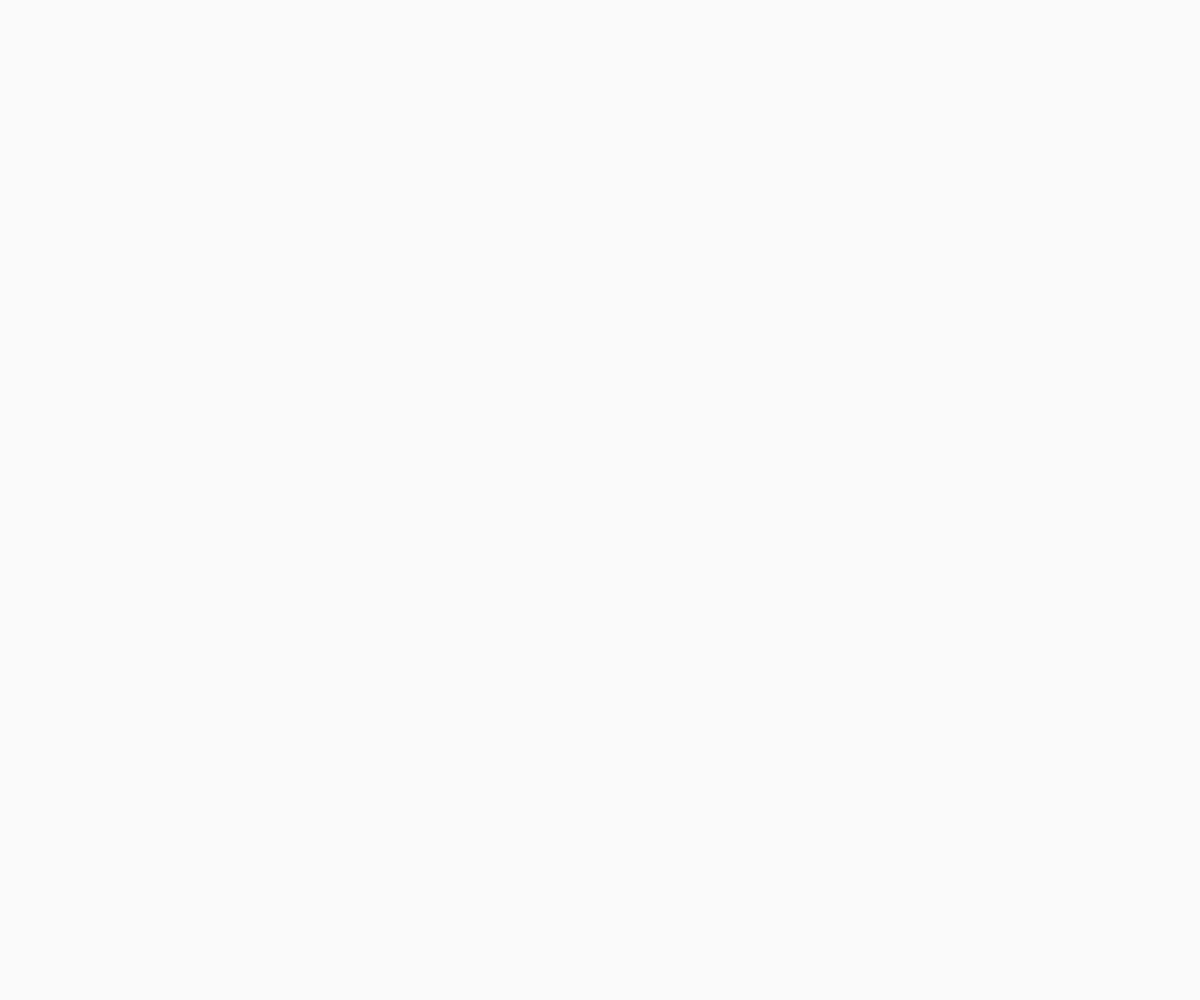
Frame 1 (no input)
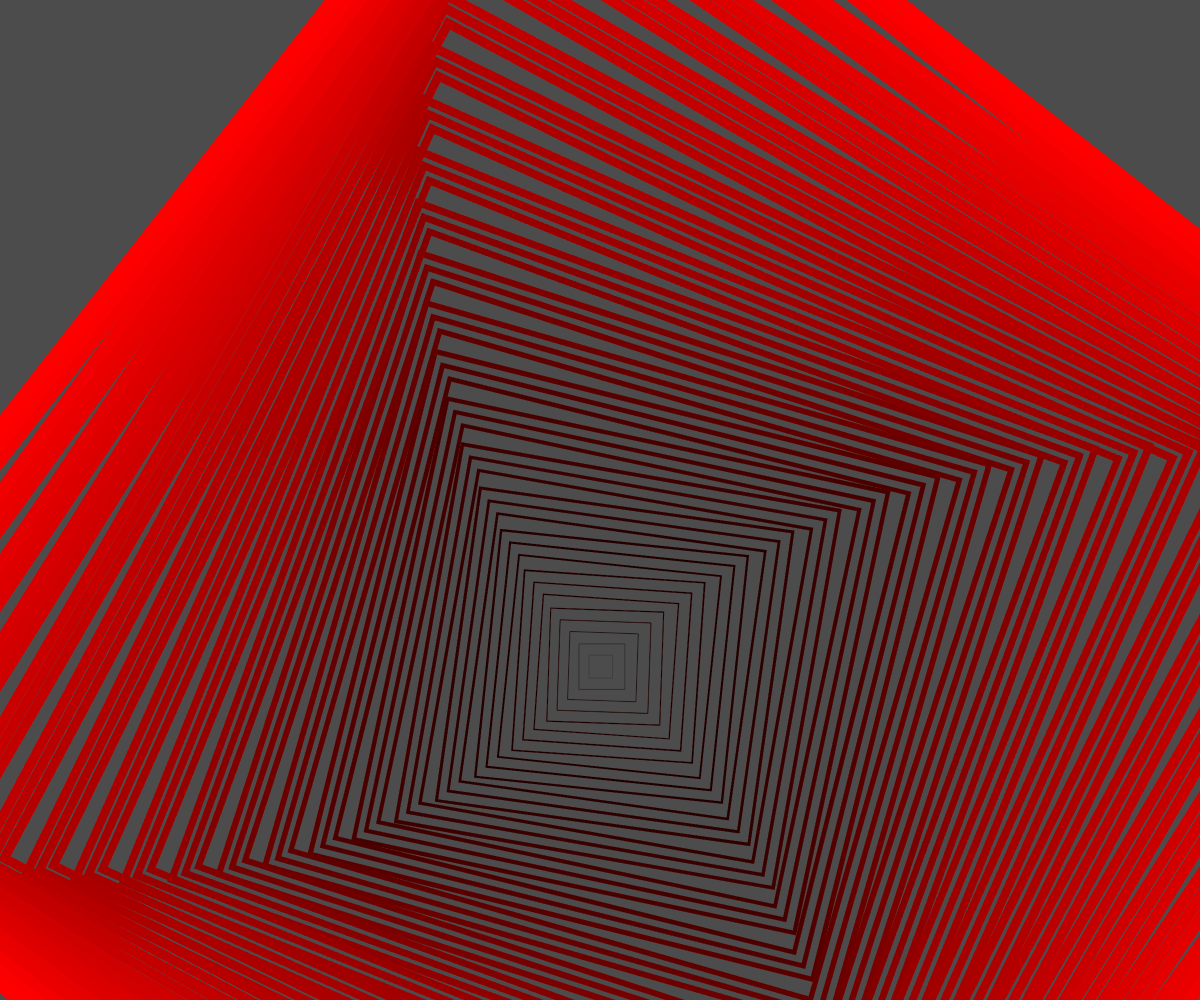
Frame 60 (no input)
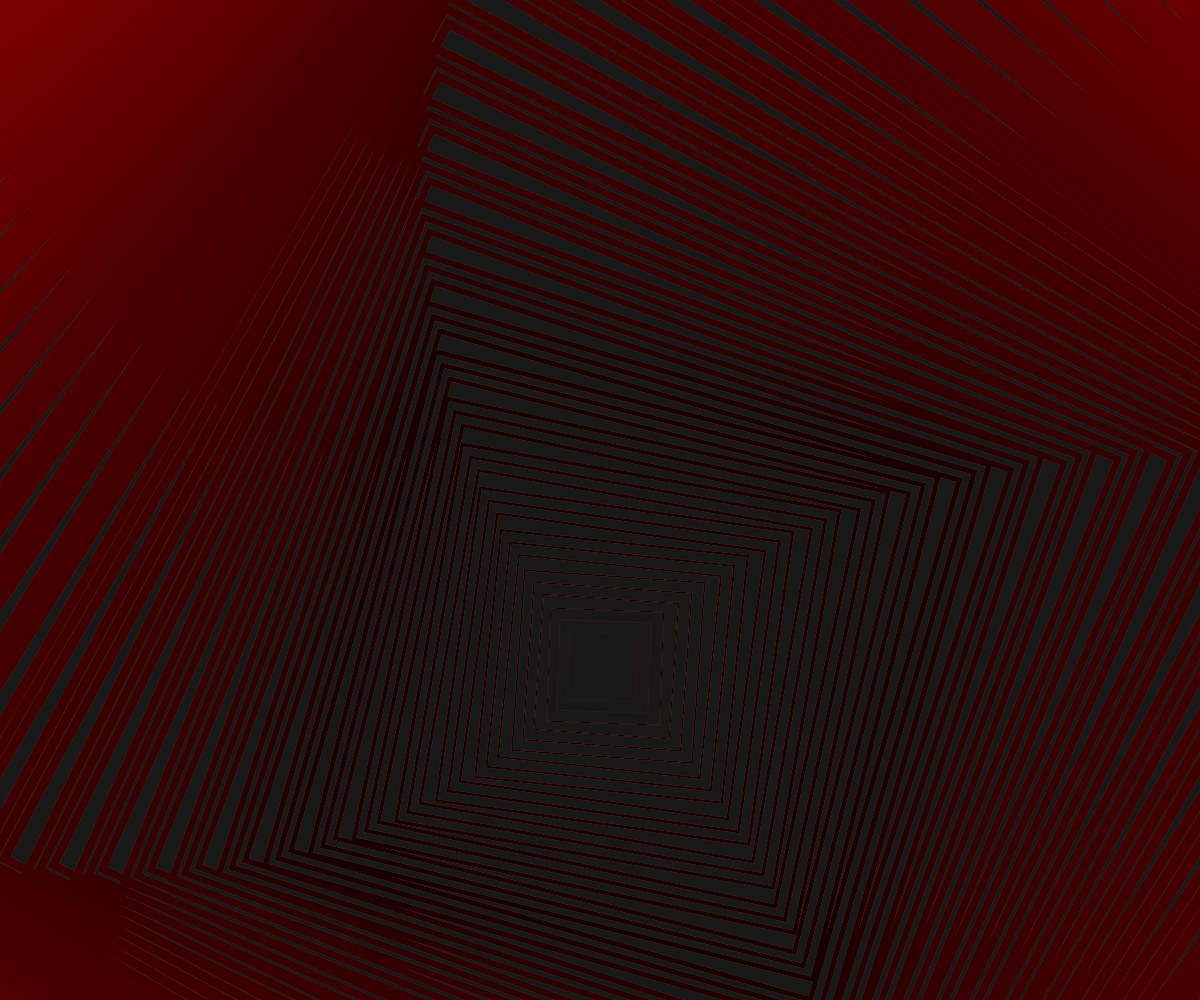
Frame 120 (the mouse pressed at the canvas centre since frame 60)

The p5.js sketch that drew these frames (run headless with seeded random() and noise() and a simulated clock; from frame 60 on, the mouse is pressed at the canvas centre):

// p5.js sketch
// ── sketch.js
const fr = 60;

let vertexCtr = 0;
let scaleCtr = 0.01;
let translateCtr = 0;
let rotateCtr = 0;

let vertexStep = 0.1;
let scaleStep = 0.45;
let translateStep = 0.3;
let rotateStep = 2;

function setup() {
  createCanvas(windowWidth, windowHeight);
  angleMode(DEGREES);
  noiseDetail(2, 1);
  frameRate(fr);
}

function draw() {
  background('rgba(0,0,0,.02)');
  noStroke();

  // move to the center of the canvas (not required on webgl)
  let tw = map(sin(translateCtr), -1, 1, width / 3, (width * 2) / 3);
  let th = map(cos(translateCtr), -1, 1, height / 3, (height * 2) / 3);
  translate(tw, th);
  // translate(windowWidth / 2, windowHeight / 2);

  scale(scaleCtr);
  console.log(scaleCtr);

  noFill();
  const c = map(scaleCtr, 0, 15, 0, 255);
  stroke(c, 0, 0);
  strokeWeight(0.5);
  rotate(rotateCtr % 360);
  square(-25, -25, 50);

  vertexCtr += vertexStep;
  scaleCtr += scaleStep;
  translateCtr += translateStep;
  rotateCtr += !(frameCount % 3) ? rotateStep : 0;

  if (scaleCtr >= 100) {
    scaleCtr = 0;
    scaleStep = map(noise(vertexCtr), 0, 1, 0.2, 0.75);
  }
}

function mouseClicked() {
  isLooping() ? noLoop() : loop();
}
